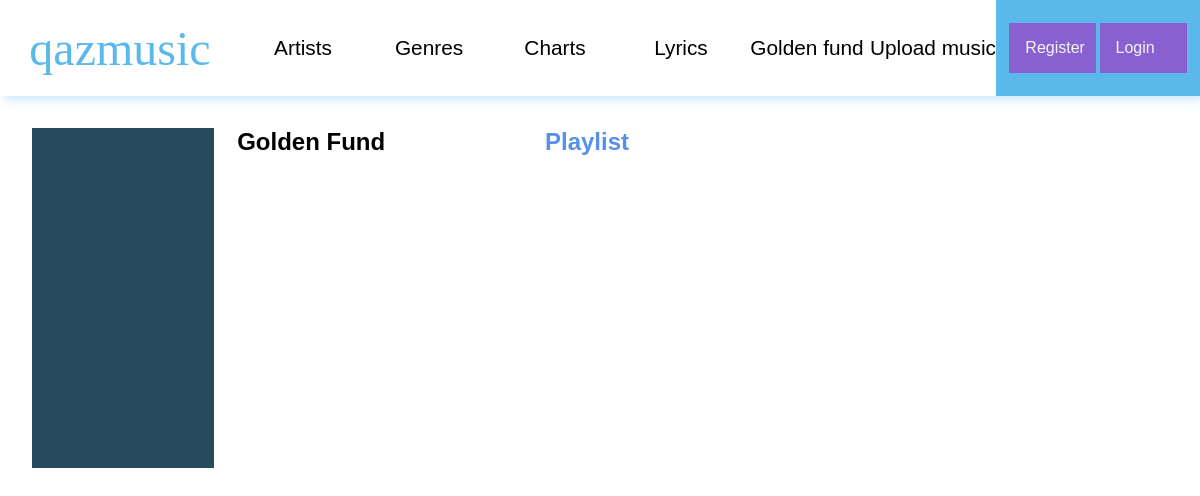
Page /archive/golden-fund on the earlier database version.
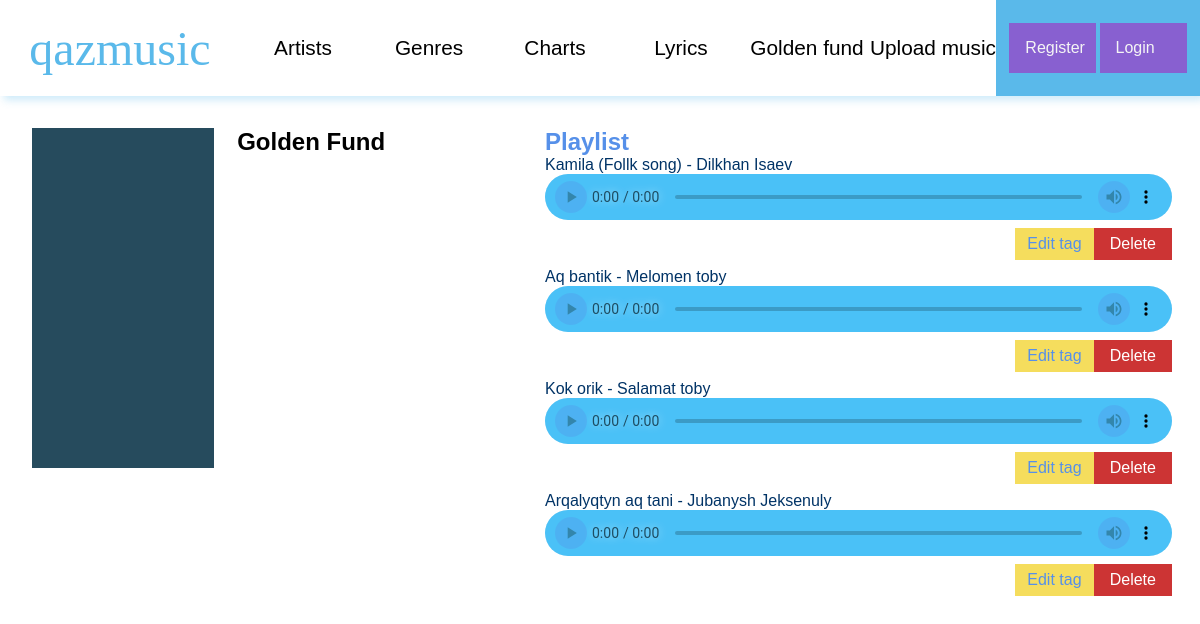
Same page on the later database version.
### qazmusic/models.py (models this page shows, shortened)
class Genres(models.Model):
    title = models.CharField(max_length=50, db_index=True)
    class Meta:
        verbose_name = 'Genre'
        verbose_name_plural = 'Genres'

class Tracks(models.Model):
    title = models.CharField(max_length=255, db_index=True)
    artist = models.ForeignKey(Artists, on_delete=models.CASCADE, null=True)
    file = models.FileField(verbose_name='file', upload_to='tracks/')
    published_date = models.DateField(auto_now=False)
    genre = models.ForeignKey(Genres, on_delete=models.PROTECT, null=True)
    class Meta:
        verbose_name = 'Track'
        verbose_name_plural = 'Tracks'

class Artists(models.Model):
    name = models.CharField(max_length=255, db_index=True)
    surname = models.CharField(max_length=255, db_index=True, null=True)
    repertoire = models.IntegerField(verbose_name='repertoire', null=True)
    photo = models.ImageField(upload_to='photo/', null=True)
    class Meta:
        verbose_name = 'Artist'
        verbose_name_plural = 'Artists'

### qazmusic/views.py (the view)
# urls.py: path('archive/golden-fund', show_archive, name='archive'),
def show_archive(request):
    current_genre = Genres.objects.get(pk=3)
    context = {
        'title': 'Golden fund',
        'header_menu': header_menu,
        'tracks': get_tracks(),
        'artists': get_artists(),
        'genre': current_genre
    }
    return render(request, 'qazmusic/genre_view.html', context=context)

### qazmusic/utils.py (called while the page is built)
def get_tracks():
    get_tracks = Tracks.objects.all()
    return get_tracks

def get_artists():
    get_artists = Artists.objects.all()
    return get_artists

### qazmusic/templates/qazmusic/genre_view.html
{% extends 'qazmusic/base.html' %}
{% load static %}
{% block content %}
    <link rel="stylesheet" href="{% static 'qazmusic/css/artist-view.css' %}">
    <link rel="stylesheet" href="{% static 'qazmusic/css/audio-player.css' %}">
    <main class="artist-view-page">
        <div class="left">
            <div class="artist-card">
                <div class="artist-photo"
                     style="background-color: #264b5d">
                </div>
                <div class="artist-info">
                    <h2>{{ genre.title }}</h2>
                </div>
            </div>
        </div>
        <div class="right">
            <h2>Playlist</h2>
            {% for song in tracks %}
                {% if genre.pk == song.genre_id %}
                    <div class="track-div">
                        <p>{{ song.title }} - {{ song.artist.name }} {{ song.artist.surname }}</p>
                        <audio src="{{ song.file.url }}"
                               controls
                               class="track-audio">
                        </audio>
                        <div>
                            <span>
                                <a class="edit" href="{% url 'update' song.pk %}">Edit tag</a>
                                <a class="delete" href="{% url 'delete_track' song.pk %}">Delete</a>
                            </span>
                        </div>
                    </div>
                {% endif %}
            {% endfor %}
        </div>
    </main>
{% endblock %}

### qazmusic/templates/qazmusic/base.html (shortened to what this page needs)
{% load static %}
<!DOCTYPE html>
<html lang="en">
<head>
    <link rel="stylesheet" href="{% static 'qazmusic/css/style.css' %}">
    <link rel="stylesheet" href="{% static 'qazmusic/css/index.css' %}">
</head>
<body>
<header>
    <div class="logo-div">
        <a href="{% url 'home' %}">
            <div>
                qazmusic
            </div>
        </a>
    </div>
    <div class="header-menu-div">
        <ul>
            {% for title, url_name in header_menu.items %}
                <li>
                    <a href="{% url url_name %}">
                        {{ title }}
                    </a>
                </li>
            {% endfor %}
        </ul>
    </div>
    <div class="user-div">
        <div class="user-div-inner">
            {% if request.user.is_authenticated %}
                <span class="username-span">
                    <div>
                        {{ user.username }}
                    </div>
                    <a href="{% url 'logout' %}">
                        Logout
                    </a>
                </span>
            {% else %}
                <span class="auth-span">
                    <a href="{% url 'register' %}">Register</a>
                    <a href="{% url 'login' %}">Login</a>
                </span>
            {% endif %}
        </div>
    </div>
</header>
{% block content %}
{% endblock %}
</body>
</html>

### qazmusic/static/qazmusic/css/style.css (style rules this page uses)
html, body { width: 100%; height: 100vh; font-family: "Mark Pro", sans-serif; margin: 0; padding: 0; }
header { width: 100%; height: 6rem; display: flex; justify-content: space-between; box-shadow: 4px 4px 8px 0 rgba(90, 185, 234, 0.3); }
.logo-div { position: relative; width: 20%; font-family: "Nexa Black", serif; }
.logo-div a { text-decoration: none; width: 100%; height: 100%; display: flex; justify-content: center; align-items: center; font-size: 3rem; color: white; animation: color-fade 5s infinite alternate-reverse; transition: all 0.4s ease; cursor: pointer; }
.header-menu-div { display: flex; justify-content: center; align-items: center; width: 63%; font-size: 1.3rem; }
.header-menu-div > ul { width: 100%; height: 100%; display: flex; justify-content: space-around; align-items: center; list-style: none; margin: 0; padding: 0; font-weight: 500; }
.header-menu-div > ul > li { display: flex; justify-content: center; align-items: center; width: 100%; height: 100%; }
.header-menu-div > ul > li > a { width: 100%; height: 100%; text-decoration: none; display: flex; justify-content: center; align-items: center; margin: 0; padding: 0; transition: all 0.3s ease-in-out; color: black; }
.user-div { cursor: pointer; width: 17%; display: flex; justify-content: center; align-items: center; background-color: #5ab9ea; color: white; transition: all 0.3s ease-in-out; }
.user-div-inner { width: 90%; display: flex; justify-content: space-between; align-items: center; }
.user-div-inner > .auth-span, .username-span { width: 100%; font-size: 1rem; display: flex; justify-content: space-evenly; }
.user-div-inner > span > a { width: 30%; background-color: #8860d0; text-decoration: none; padding: 1rem; color: whitesmoke; transition: background-color 0.4s ease-in-out; }
.logo-div > a:before { position: absolute; width: 100%; height: 100%; top: 0; content: ""; transform-origin: top; background-color: white; transform: scaleY(0); transition: all 0.4s ease-in-out; }

### qazmusic/static/qazmusic/css/artist-view.css (style rules this page uses)
.artist-view-page { box-sizing: border-box; display: flex; justify-content: space-between; align-items: center; width: 95%; height: 85%; margin: 2rem; }
.left { display: block; width: 40%; height: 100%; }
.left > .artist-card { width: 100%; height: 50%; display: flex; justify-content: space-between; }
.artist-card > .artist-photo { width: 40%; height: 100%; }
.artist-card > .artist-info { width: 55%; height: 100%; padding: 0; }
.artist-info h2 { padding: 0; margin: 0; }
.right { width: 55%; height: 100%; }
.right h2 { padding: 0; margin: 0; color: #5690e9; }
.right .track-div { width: 100%; height: 7rem; display: flex; flex-direction: column; justify-content: space-evenly; }
.track-div p { padding: 0; margin: 0; color: #003366; font-weight: 500; }
.track-div audio { width: 100%; }
.track-div > div { width: 100%; height: auto; display: flex; justify-content: flex-end; align-items: center; }
.track-div > div > span { width: 25%; height: 3rem; display: flex; justify-content: space-between; align-items: center; }
.track-div > div > span > a { width: 5rem; height: 2rem; font-family: inherit; color: white; cursor: pointer; transition: background-color 0.4s ease; text-decoration: none; display: flex; justify-content: center; align-items: center; }
.track-div > div > span > .edit { background-color: #f5dd5d; color: #5690e9; }
.track-div > div > span > .delete { background-color: #CC3434; }

Differences in the rows shown:
added Tracks: title "Kamila (Follk song)", artist.name "Dilkhan", artist.surname "Isaev"
added Tracks: title "Aq bantik", artist.name "Melomen", artist.surname "toby"
added Tracks: title "Kok orik", artist.name "Salamat", artist.surname "toby"
added Tracks: title "Arqalyqtyn aq tani", artist.name "Jubanysh", artist.surname "Jeksenuly"
